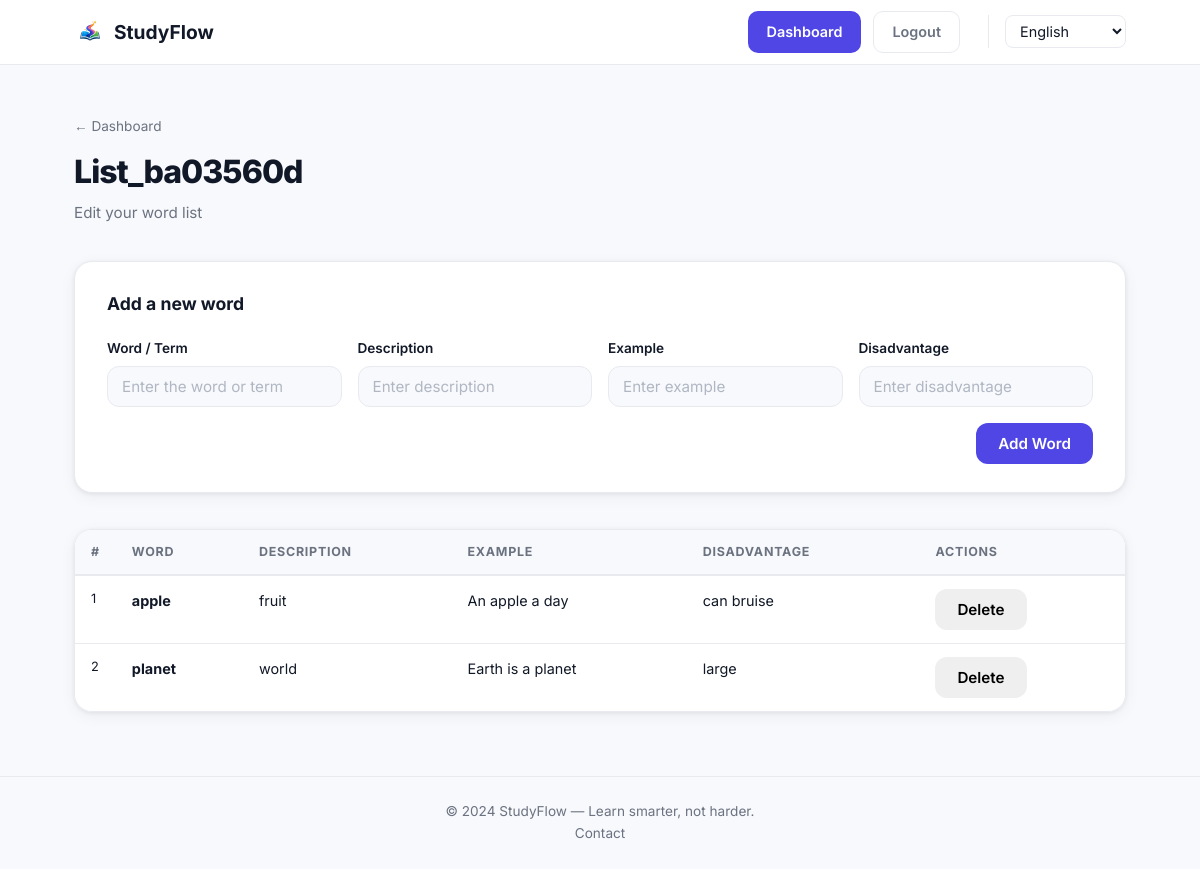
/list/2/edit (signed in), run on the app's committed database.
### app.py (models this page shows)
class WordList(db.Model):
    id      = db.Column(db.Integer, primary_key=True)
    name    = db.Column(db.String(100), nullable=False)
    user_id = db.Column(db.Integer, db.ForeignKey('user.id'), nullable=False)
    words   = db.relationship('Word', backref='word_list', lazy=True, cascade="all, delete-orphan")

class Word(db.Model):
    id          = db.Column(db.Integer, primary_key=True)
    word        = db.Column(db.String(100), nullable=False)
    description = db.Column(db.String(500))
    example     = db.Column(db.String(500))
    disadvantage= db.Column(db.String(500))
    list_id     = db.Column(db.Integer, db.ForeignKey('word_list.id'), nullable=False)

### app.py (the view, shortened to what this page needs)
@app.route("/list/<int:list_id>/edit", defaults={'lang': DEFAULT_LANGUAGE}, methods=["GET", "POST"])
@app.route("/<lang>/list/<int:list_id>/edit", methods=["GET", "POST"])
@login_required
def edit_list(list_id, lang):
    lang = validate_language(lang)
    user = get_current_user()
    word_list = WordList.query.filter_by(id=list_id, user_id=user.id).first_or_404()
    words = Word.query.filter_by(list_id=list_id).all()
    return render_template("edit_list.html", word_list=word_list, words=words)

### app.py (called while the page is built)
def validate_language(lang):
    if lang is None:
        return DEFAULT_LANGUAGE
    if lang in LANGUAGES:
        return lang
    abort(404)

def get_current_language():
    view_args = request.view_args or {}
    lang = view_args.get('lang')
    if lang in PREFIX_LANGUAGES:
        return lang
    if lang == DEFAULT_LANGUAGE:
        return DEFAULT_LANGUAGE
    return DEFAULT_LANGUAGE

def get_locale():
    return get_current_language()

def translate_text(message, *args, **kwargs):
    lang = get_current_language()
    translated = message
    try:
        babel_value = gettext(message)
        if babel_value and babel_value != message:
            translated = babel_value
        else:
            translated = load_po_catalog(lang).get(message, message)
    except Exception:
        translated = load_po_catalog(lang).get(message, message)
    try:
        if kwargs:
            translated = translated % kwargs
        elif args:
            translated = translated % args
    except Exception:
        pass
    return translated

def localized_url(endpoint, lang=None, **values):
    target_lang = validate_language(lang) if lang else get_current_language()
    cleaned_values = {k: v for k, v in values.items() if v is not None}
    if target_lang == DEFAULT_LANGUAGE:
        cleaned_values.pop('lang', None)
    else:
        cleaned_values['lang'] = target_lang
    return url_for(endpoint, **cleaned_values)

def switch_language_url(lang):
    target_lang = validate_language(lang)
    endpoint = request.endpoint
    if not endpoint or endpoint == 'static':
        return localized_url('index', lang=target_lang)
    args = dict(request.view_args or {})
    args.pop('lang', None)
    try:
        base_url = localized_url(endpoint, lang=target_lang, **args)
    except BuildError:
        base_url = localized_url('index', lang=target_lang)
    if request.query_string:
        return f"{base_url}?{request.query_string.decode('utf-8')}"
    return base_url

def asset_url(filename):
    full_path = os.path.join(app.static_folder, filename)
    version = int(os.path.getmtime(full_path)) if os.path.exists(full_path) else 0
    return url_for('static', filename=filename, v=version)

@login_manager.user_loader
def load_user(user_id):
    return User.query.get(int(user_id))

def get_current_user():
    return current_user if current_user.is_authenticated else None

### templates/edit_list.html (shortened to what this page needs)
{% extends "base.html" %}
{% block content %}
<div class="container page-top">
    <div class="page-header">
        <div>
            <a href="{{ localized_url('dashboard') }}" class="back-link">← {{ _('Dashboard') }}</a>
            <h1 class="page-title">{{ word_list.name }}</h1>
            <p class="page-subtitle">{{ _('Edit your word list') }}</p>
        </div>
    </div>
    <div class="study-form-card">
        <h2 class="study-form-title">{{ _('Add a new word') }}</h2>
        <form method="POST" action="{{ localized_url('edit_list', list_id=word_list.id) }}">
            <div class="word-fields-grid">
                <div class="form-group">
                    <label for="word">{{ _('Word / Term') }}</label>
                    <input
                        type="text"
                        id="word"
                        name="word"
                        class="form-input"
                        placeholder="{{ _('Enter the word or term') }}"
                        required
                    >
                </div>
                {% set field_names = ['description', 'example', 'disadvantage'] %}
                {% for field in field_names %}
                <div class="form-group">
                    <label for="{{ field }}">{{ field | capitalize }}</label>
                    <input
                        type="text"
                        id="{{ field }}"
                        name="{{ field }}"
                        class="form-input"
                        placeholder="Enter {{ field }}"
                    >
                </div>
                {% endfor %}
            </div>
            <div class="form-actions">
                <button type="submit" class="btn btn-primary">{{ _('Add Word') }}</button>
            </div>
        </form>
    </div>
    {% if words %}
    <div class="table-wrapper">
        <table class="study-table">
            <thead>
                <tr>
                    <th>#</th>
                    <th>{{ _('Word') }}</th>
                    <th>{{ _('Description') }}</th>
                    <th>{{ _('Example') }}</th>
                    <th>{{ _("Disadvantage") }}</th>
                    <th>{{ _('Actions') }}</th>
                </tr>
            </thead>
            <tbody>
                {% for word in words %}
                <tr>
                    <td class="row-num">{{ loop.index }}</td>
                    <td class="word-cell"><strong>{{ word.word }}</strong></td>
                    <td>{{ word.description or '—' }}</td>
                    <td>{{ word.example or '—' }}</td>
                    <td>{{ word.disadvantage or '—' }}</td>
                    <td>
                        <form method="POST" action="{{ localized_url('delete_word', list_id=word_list.id, word_id=word.id) }}" style="display:inline;">
                            <button type="submit" class="btn btn-danger btn-sm">{{ _('Delete') }}</button>
                        </form>
                    </td>
                </tr>
                {% endfor %}
            </tbody>
        </table>
    </div>
    {% else %}
    <div class="empty-state">
        <div class="empty-icon">✏️</div>
        <h2>{{ _('No words yet') }}</h2>
        <p>{{ _('Use the form above to add your first word to this list.') }}</p>
    </div>
    {% endif %}
</div>
{% endblock %}

### static/css/style.css (style rules this page uses)
:root { --bg: #f8f9fc; --surface: #ffffff; --border: #e8eaf0; --text: #111827; --text-muted: #6b7280; --primary: #4f46e5; --primary-hover: #4338ca; --primary-light: #eef2ff; --accent: #06b6d4; --radius: 12px; --radius-lg: 18px; --shadow: 0 1px 4px rgba(0,0,0,0.07), 0 4px 16px rgba(0,0,0,0.05); --shadow-lg: 0 8px 32px rgba(0,0,0,0.10); --font: 'Inter', sans-serif; --transition: 0.18s ease; }
*, *::before, *::after { box-sizing: border-box; margin: 0; padding: 0; }
html { font-size: 16px; scroll-behavior: smooth; }
body { font-family: var(--font); background: var(--bg); color: var(--text); line-height: 1.6; min-height: 100vh; display: flex; flex-direction: column; }
a { color: var(--primary); text-decoration: none; }
.container { max-width: 1100px; margin: 0 auto; padding: 0 24px; }
.page-top { padding-top: 48px; padding-bottom: 64px; }
.btn { display: inline-flex; align-items: center; justify-content: center; gap: 6px; font-family: var(--font); font-weight: 600; font-size: 0.95rem; border-radius: var(--radius); border: none; cursor: pointer; transition: all var(--transition); text-decoration: none; padding: 11px 22px; }
.btn-primary { background: var(--primary); color: #fff; }
.form-group { display: flex; flex-direction: column; gap: 6px; }
.form-group label { font-size: 0.85rem; font-weight: 600; color: var(--text); }
.form-input { font-family: var(--font); font-size: 0.95rem; padding: 10px 14px; border: 1px solid var(--border); border-radius: var(--radius); background: var(--bg); color: var(--text); transition: border-color var(--transition), box-shadow var(--transition); outline: none; width: 100%; }
.form-input::placeholder { color: #b0b7c3; }
.form-actions { display: flex; align-items: center; justify-content: flex-end; gap: 12px; margin-top: 8px; }
.page-header { display: flex; align-items: flex-start; justify-content: space-between; gap: 16px; margin-bottom: 36px; flex-wrap: wrap; }
.page-title { font-size: 2rem; font-weight: 800; letter-spacing: -0.03em; margin-bottom: 4px; }
.page-subtitle { color: var(--text-muted); font-size: 0.95rem; }
.study-form-card { background: var(--surface); border: 1px solid var(--border); border-radius: var(--radius-lg); padding: 28px 32px; margin-bottom: 36px; box-shadow: var(--shadow); }
.study-form-title { font-size: 1.1rem; font-weight: 700; margin-bottom: 20px; color: var(--text); }
.word-fields-grid { display: grid; grid-template-columns: repeat(auto-fill, minmax(200px, 1fr)); gap: 16px; margin-bottom: 16px; }
.table-wrapper { overflow-x: auto; border-radius: var(--radius-lg); border: 1px solid var(--border); box-shadow: var(--shadow); }
.study-table { width: 100%; border-collapse: collapse; background: var(--surface); font-size: 0.9rem; }
.study-table thead tr { background: var(--bg); border-bottom: 2px solid var(--border); }
.study-table th { text-align: left; padding: 12px 16px; font-size: 0.78rem; font-weight: 700; text-transform: uppercase; letter-spacing: 0.06em; color: var(--text-muted); }
.study-table td { padding: 13px 16px; border-bottom: 1px solid var(--border); color: var(--text); vertical-align: top; }
.study-table tr:last-child td { border-bottom: none; }
.row-num { color: var(--text-muted); font-size: 0.8rem; width: 36px; }
.word-cell { font-weight: 600; }
.back-link { display: inline-block; font-size: 0.85rem; color: var(--text-muted); margin-bottom: 8px; text-decoration: none; transition: color var(--transition); }

### data on the page
WordList: name "List_ba03560d"
Word: word "apple", description "fruit", example "An apple a day", disadvantage "can bruise"
Word: word "planet", description "world", example "Earth is a planet", disadvantage "large"

### other printed values
{{ field | capitalize }} "Description" "Example" "Disadvantage"
form field value "English"
